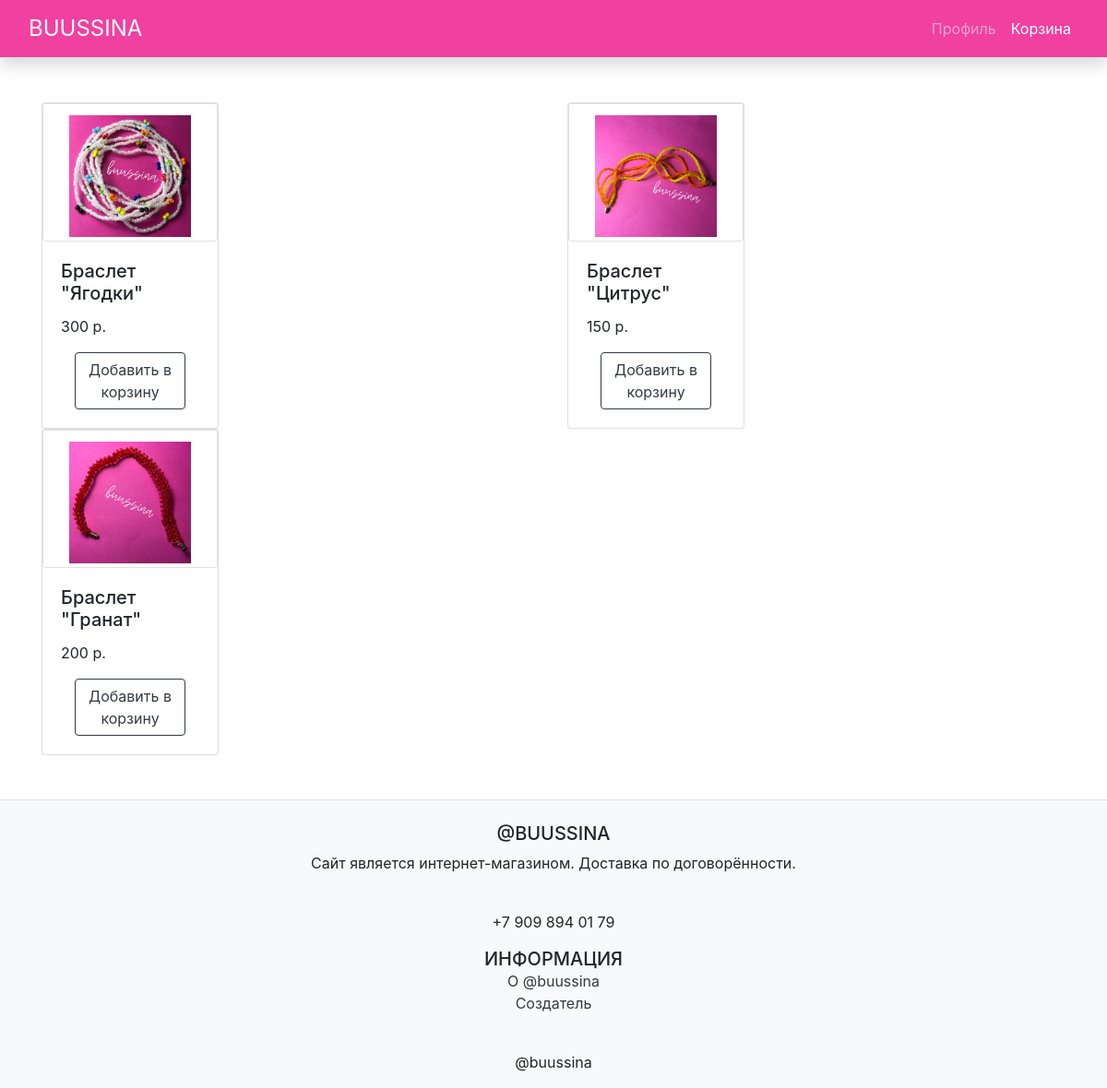
The app's page /Браслеты (signed in) with its own data.
### data/product.py (models this page shows)
class Product(SqlAlchemyBase):
    __tablename__ = 'Product'
    Id = sqlalchemy.Column(sqlalchemy.Integer, primary_key=True, autoincrement=True)
    Name = sqlalchemy.Column(sqlalchemy.String, index=True, nullable=False)
    Description = sqlalchemy.Column(sqlalchemy.String)
    Price = sqlalchemy.Column(sqlalchemy.Integer)
    Count = sqlalchemy.Column(sqlalchemy.Integer)
    ImageId = sqlalchemy.Column(sqlalchemy.Integer)
    Category = sqlalchemy.Column(sqlalchemy.Integer)

### main.py (the view)
@app.route('/<site>', methods=['GET', 'POST'])
def reg(site):
    name = str(request.url).split('/')[-1]
    db_sess = db_session.create_session()
    if request.method == 'POST':
        if flask_login.current_user.is_anonymous:
            return redirect('/registration')
        elif not flask_login.current_user.is_anonymous:
            user = db_sess.query(User).filter(User.id == flask_login.current_user.id).first()
            data.add_to_cart(user, int(request.form['add']))
    ID = db_sess.query(Category.Id).filter(Category.Name == name).first()[0]
    products = db_sess.query(Product.Name, Product.Price, Product.ImageId, Product.Id,
                             Product.Count).filter(
        Product.Category == int(ID)).all()
    return render_template('category.html', title=f'{str(site).capitalize()}', products=products,
                           cat=f'{str(site).capitalize()}')

### data/db_session.py (called while the page is built)
def create_session() -> Session:
    global __factory
    return __factory()

### main.py (called while the page is built)
@login_manager.user_loader
def load_user(user_id):
    db_sess = db_session.create_session()
    return db_sess.query(User).get(user_id)

### templates/category.html (shortened to what this page needs)
{% extends "base.html" %}
{% block content %}
<div class="row">
    {% for product in products %}
    {% if product[4] == 0 %}
    {% else %}
    <div class="col-sm-6">
        <div class="card" style="width: 12rem;">
            <img src="/static/img/{{ product[2] }}.jpg" class="card-img-top img-thumbnail" width="876"
                 height="1200"
                 style="padding-left: 1.75rem; padding-right: 1.75rem; padding-top: .75rem;" alt="...">
            <div class="card-body">
                <h5 class="card-title">{{ product[0] }}</h5>
                <p class="card-text">{{ product[1] }} р.</p>
                <div class="d-grip col mx-auto">
                    <form method="post" action="">
                        <button type="submit" class="btn btn-outline-dark
                        center-block col mx-auto stretched-link" name="add" value="{{ product[3] }}">
                            Добавить в корзину
                        </button>
                    </form>
                </div>
            </div>
        </div>
    </div>
    {% endif %}
    {% endfor %}
</div>
{% endblock %}

### records on screen
Product: shows a picture, Name "Браслет \"Ягодки\"", Price "300", {{ product[3] }} 42 (drawn)
Product: shows a picture, Name "Браслет \"Цитрус\"", Price "150", {{ product[3] }} 43 (drawn)
Product: shows a picture, Name "Браслет \"Гранат\"", Price "200", {{ product[3] }} 44 (drawn)
